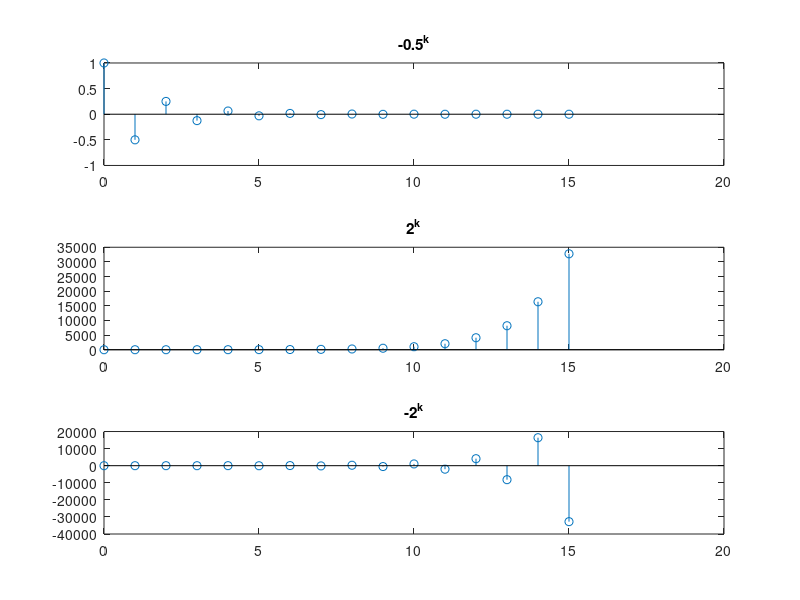

The MATLAB source for this figure:
clc;
close all;
clear all;
k = 0:15;
a = power(-0.5,k);
b = power(2,k);
c = power(-2,k);
subplot(3,1,1);
stem(k,a);
title('-0.5^k');
subplot(3,1,2);
stem(k,b);
title('2^k');
subplot(3,1,3);
stem(k,c)
title('-2^k');